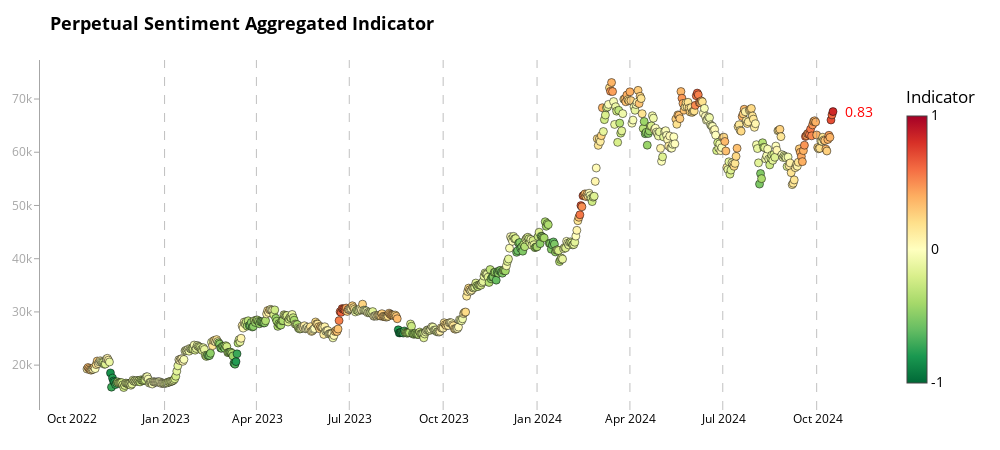

The notebook cell saved with this chart:
### Code cell
# Example usage
fig2 = chart_aggregate(merged_df, 'aggregate_indicator_equalweight', 'price_usd_close', "Perpetual Sentiment Aggregated Indicator")
fig2.show()
pio.write_html(fig2, file=f'bitcoin_analysis_prep_aggr_last_2year.html')
print("All charts have been displayed and saved as separate HTML files.")

### Figure 1 — Plotly figure (JSON) as saved in the notebook; plotly's stock layout.template omitted (floating-point values rounded to 4 significant figures; data arrays with more than 128 entries replaced by an {"elided": "..."} marker saying what was removed)
{"data": [{"hoverinfo": "text", "marker": {"cmax": 1, "cmin": -1, "color": {"elided": "732 float values"}, "colorbar": {"len": 0.9, "lenmode": "fraction", "thickness": 20, "ticktext": ["-1", "0", "1"], "tickvals": [-1, 0, 1], "title": {"text": "Indicator"}, "x": 1.02, "xpad": 10}, "colorscale": [[0.0, "rgb(0,104,55)"], [0.1, "rgb(26,152,80)"], [0.2, "rgb(102,189,99)"], [0.3, "rgb(166,217,106)"], [0.4, "rgb(217,239,139)"], [0.5, "rgb(255,255,191)"], [0.6, "rgb(254,224,139)"], [0.7, "rgb(253,174,97)"], [0.8, "rgb(244,109,67)"], [0.9, "rgb(215,48,39)"], [1.0, "rgb(165,0,38)"]], "line": {"color": "black", "width": 0.5}, "size": 8}, "mode": "markers", "text": {"elided": "732 str values"}, "x": {"elided": "732 str values"}, "y": {"elided": "732 float values"}, "type": "scatter"}], "layout": {"shapes": [{"line": {"color": "rgba(128, 128, 128, 0.7)", "dash": "dash", "width": 1}, "opacity": 0.7, "type": "line", "x0": "2022-12-31T00:00:00", "x1": "2022-12-31T00:00:00", "xref": "x", "y0": 0, "y1": 1, "yref": "y domain"}, {"line": {"color": "rgba(128, 128, 128, 0.7)", "dash": "dash", "width": 1}, "opacity": 0.7, "type": "line", "x0": "2023-03-31T00:00:00", "x1": "2023-03-31T00:00:00", "xref": "x", "y0": 0, "y1": 1, "yref": "y domain"}, {"line": {"color": "rgba(128, 128, 128, 0.7)", "dash": "dash", "width": 1}, "opacity": 0.7, "type": "line", "x0": "2023-06-30T00:00:00", "x1": "2023-06-30T00:00:00", "xref": "x", "y0": 0, "y1": 1, "yref": "y domain"}, {"line": {"color": "rgba(128, 128, 128, 0.7)", "dash": "dash", "width": 1}, "opacity": 0.7, "type": "line", "x0": "2023-09-30T00:00:00", "x1": "2023-09-30T00:00:00", "xref": "x", "y0": 0, "y1": 1, "yref": "y domain"}, {"line": {"color": "rgba(128, 128, 128, 0.7)", "dash": "dash", "width": 1}, "opacity": 0.7, "type": "line", "x0": "2023-12-31T00:00:00", "x1": "2023-12-31T00:00:00", "xref": "x", "y0": 0, "y1": 1, "yref": "y domain"}, {"line": {"color": "rgba(128, 128, 128, 0.7)", "dash": "dash", "width": 1}, "opacity": 0.7, "type": "line", "x0": "2024-03-31T00:00:00", "x1": "2024-03-31T00:00:00", "xref": "x", "y0": 0, "y1": 1, "yref": "y domain"}, {"line": {"color": "rgba(128, 128, 128, 0.7)", "dash": "dash", "width": 1}, "opacity": 0.7, "type": "line", "x0": "2024-06-30T00:00:00", "x1": "2024-06-30T00:00:00", "xref": "x", "y0": 0, "y1": 1, "yref": "y domain"}, {"line": {"color": "rgba(128, 128, 128, 0.7)", "dash": "dash", "width": 1}, "opacity": 0.7, "type": "line", "x0": "2024-09-30T00:00:00", "x1": "2024-09-30T00:00:00", "xref": "x", "y0": 0, "y1": 1, "yref": "y domain"}], "annotations": [{"align": "left", "font": {"color": "red", "size": 14}, "showarrow": false, "text": "0.83", "x": "2024-10-16T00:00:00", "xanchor": "left", "xshift": 10, "y": 67640.0, "yanchor": "middle"}], "title": {"font": {"color": "black", "size": 18, "weight": "bold"}, "text": "Perpetual Sentiment Aggregated Indicator"}, "font": {"color": "black", "size": 14}, "margin": {"l": 40, "r": 120, "t": 60, "b": 40}, "showlegend": false, "hovermode": "closest", "plot_bgcolor": "white", "paper_bgcolor": "white", "width": 1000, "height": 450, "xaxis": {"tickfont": {"color": "black", "size": 12}, "showgrid": false, "zeroline": false, "dtick": "M3", "tickformat": "%b %Y", "showline": false, "mirror": false}, "yaxis": {"tickfont": {"color": "rgba(128, 128, 128, 0.7)", "size": 12}, "showgrid": false, "zeroline": false, "showline": true, "linewidth": 1, "linecolor": "rgba(128, 128, 128, 0.7)", "mirror": false, "ticks": "outside", "ticklen": 5, "tickcolor": "rgba(128, 128, 128, 0.7)"}}}
